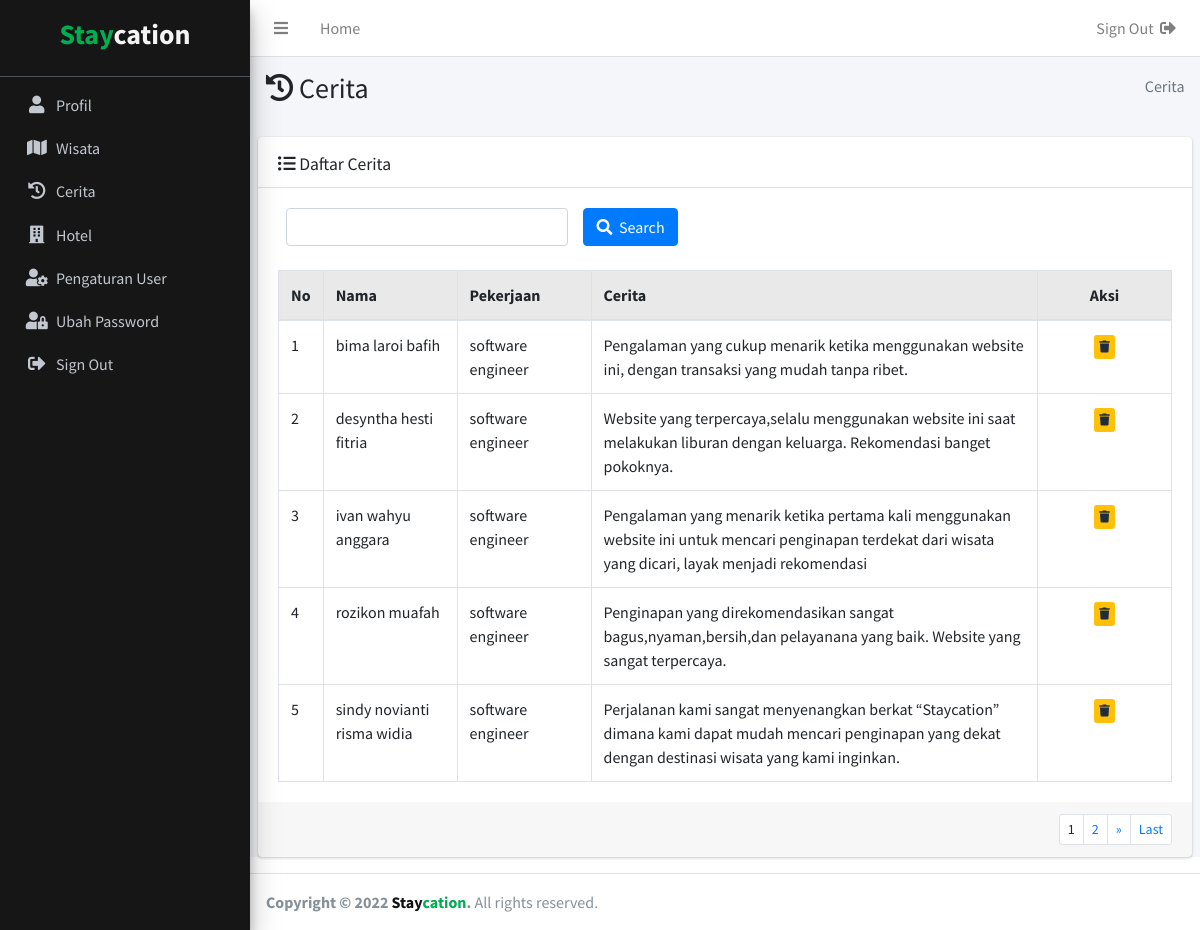
Page /index.php?include=cerita (signed in) on the committed database.
### tables this page shows
CREATE TABLE `cerita` (
  `id_cerita` int(11) NOT NULL,
  `id_user` int(11) NOT NULL,
  `cerita` text DEFAULT NULL
);

CREATE TABLE `user` (
  `id_user` int(11) NOT NULL,
  `nama` varchar(100) DEFAULT NULL,
  `email` varchar(50) DEFAULT NULL,
  `username` varchar(50) DEFAULT NULL,
  `password` varchar(50) DEFAULT NULL,
  `pekerjaan` varchar(50) DEFAULT NULL,
  `kontak` varchar(50) DEFAULT NULL,
  `level` varchar(50) NOT NULL DEFAULT 'konsumen',
  `foto_profil` varchar(50) DEFAULT NULL
);

### src/include/cerita.php (the view, shortened to what this page needs)
<section class="content-header">
  <div class="container-fluid">
    <div class="row mb-2">
      <div class="col-sm-6">
        <h3><i class="fas fa-history"></i> Cerita</h3>
      </div>
      <div class="col-sm-6">
        <ol class="breadcrumb float-sm-right">
          <li class="breadcrumb-item active"> Cerita</li>
        </ol>
      </div>
    </div>
  </div>
</section>
<section class="content">
        <div class="card">
          <div class="card-header">
            <h3 class="card-title" style="margin-top:5px;"><i class="fas fa-list-ul"></i> Daftar Cerita</h3>
          </div>
          <div class="card-body">
          <div class="col-md-12">
              <form method="post" action="index.php?include=cerita">
                <div class="row">
                    <div class="col-md-4 bottom-10">
                      <input type="text" class="form-control" id="kata_kunci" name="katakunci">
                    </div>
                    <div class="col-md-5 bottom-10">
                      <button type="submit" class="btn btn-primary"><i class="fas fa-search"></i>&nbsp; Search</button>
                    </div>
                </div>
              </form>
            </div><br>
              <table class="table table-bordered">
                <thead>
                  <tr style="background-color: #E9E9E9;">
                    <th width="5%">No</th>
                    <th width="15%">Nama</th>
                    <th width="15%">Pekerjaan</th>
                    <th width="50%">Cerita</th>
                    <th width="15%"><center>Aksi</center></th>
                  </tr>
                </thead>
                <tbody>
                  <?php
                    $batas = 5;
                    if(!isset($_GET['halaman'])){
                        $posisi = 0;
                        $halaman = 1;
                    }else{
                        $halaman = $_GET['halaman'];
                        $posisi = ($halaman-1) * $batas;
                    }
                    $sql_c="select `c`.`id_cerita`, `c`.`cerita`, `u`.`nama`, `u`.`pekerjaan` from `cerita` `c` INNER JOIN `user` `u` ON `c`.`id_user` = `u`.`id_user`";
                    $sql_c .= " ORDER BY `nama` limit $posisi, $batas";
                    $query_c = mysqli_query($koneksi, $sql_c);
                    $no = $posisi + 1;
                    while($data_c = mysqli_fetch_row($query_c)){
                      $id_cerita = $data_c[0];
                      $cerita = $data_c[1];
                      $nama = $data_c[2];
                      $pekerjaan = $data_c[3];
                  ?>
                  <tr>
                    <td><?php echo $no; ?></td>
                    <td><?php echo $nama; ?></td>
                    <td><?php echo $pekerjaan; ?></td>
                    <td><?php echo $cerita; ?></td>
                    <td align="center">
                    <a href="javascript:if(confirm('Anda yakin ingin menghapus data <?php echo $cerita; ?>?'))window.location.href = 'index.php?include=cerita&aksi=hapus&data=<?php echo $id_cerita;?>&notif=hapusberhasil'" class="btn btn-xs btn-warning"><i class="fas fa-trash" title="Hapus"></i></a>
                    </td>
                  </tr>
                  <?php $no++; } ?>
                </tbody>
              </table>
          </div>
          <?php
            $sql_jum = "select `c`.`id_cerita`, `c`.`cerita`, `u`.`nama`, `u`.`pekerjaan` from `cerita` `c` INNER JOIN `user` `u` ON `c`.`id_user` = `u`.`id_user` ";
            $sql_jum .= " ORDER BY `u`.`nama`";
            $query_jum = mysqli_query($koneksi,$sql_jum);
            $jum_data = mysqli_num_rows($query_jum);
            $jum_halaman = ceil($jum_data/$batas);
            ?>
          <div class="card-footer clearfix">
          <ul class="pagination pagination-sm m-0 float-right">
            <?php
            if($jum_halaman==0){
            }else if($jum_halaman==1){
              echo "<li class='page-item'><a class='page-link'>1</a></li>";
            }else{
              $setelah = $halaman+1;
              for($i=1; $i<=$jum_halaman; $i++){
                  if ($i > $halaman - 5 and $i < $halaman + 5 ) {
                    if($i!=$halaman){
                        echo "<li class='page-item'><a class='page-link' href='index.php?include=cerita&halaman=$i'>$i</a></li>";
                    }else{
                        echo "<li class='page-item'><a class='page-link'>$i</a></li>";
                    }
                  }
              }
              if($halaman!=$jum_halaman){
                    echo "<li class='page-item'><a class='page-link' href='index.php?include=cerita&halaman=$setelah'>»</a></li>";
                    echo "<li class='page-item'><a class='page-link' href='index.php?include=cerita&halaman=$jum_halaman'>Last</a></li>";
              }
            }?>
            </ul>
          </div>
        </div>
</section>

### rows in the picture
cerita: id_user.nama "bima laroi bafih", id_user.pekerjaan "software engineer", cerita "Pengalaman yang cukup menarik ketika menggunakan website ini, dengan transaksi yang mudah tanpa ribet."
cerita: id_user.nama "desyntha hesti fitria", id_user.pekerjaan "software engineer", cerita "Website yang terpercaya,selalu menggunakan website ini saat melakukan liburan dengan keluarga. Rekomendasi banget pokoknya."
cerita: id_user.nama "ivan wahyu anggara", id_user.pekerjaan "software engineer", cerita "Pengalaman yang menarik ketika pertama kali menggunakan website ini untuk mencari penginapan terdekat dari wisata yang dicari, layak menjadi rekomendasi"
cerita: id_user.nama "rozikon muafah", id_user.pekerjaan "software engineer", cerita "Penginapan yang direkomendasikan sangat bagus,nyaman,bersih,dan pelayanana yang baik. Website yang sangat terpercaya."
cerita: id_user.nama "sindy novianti risma widia", id_user.pekerjaan "software engineer", cerita "Perjalanan kami sangat menyenangkan berkat “Staycation” dimana kami dapat mudah mencari penginapan yang dekat dengan destinasi wisata yang kami inginkan."
